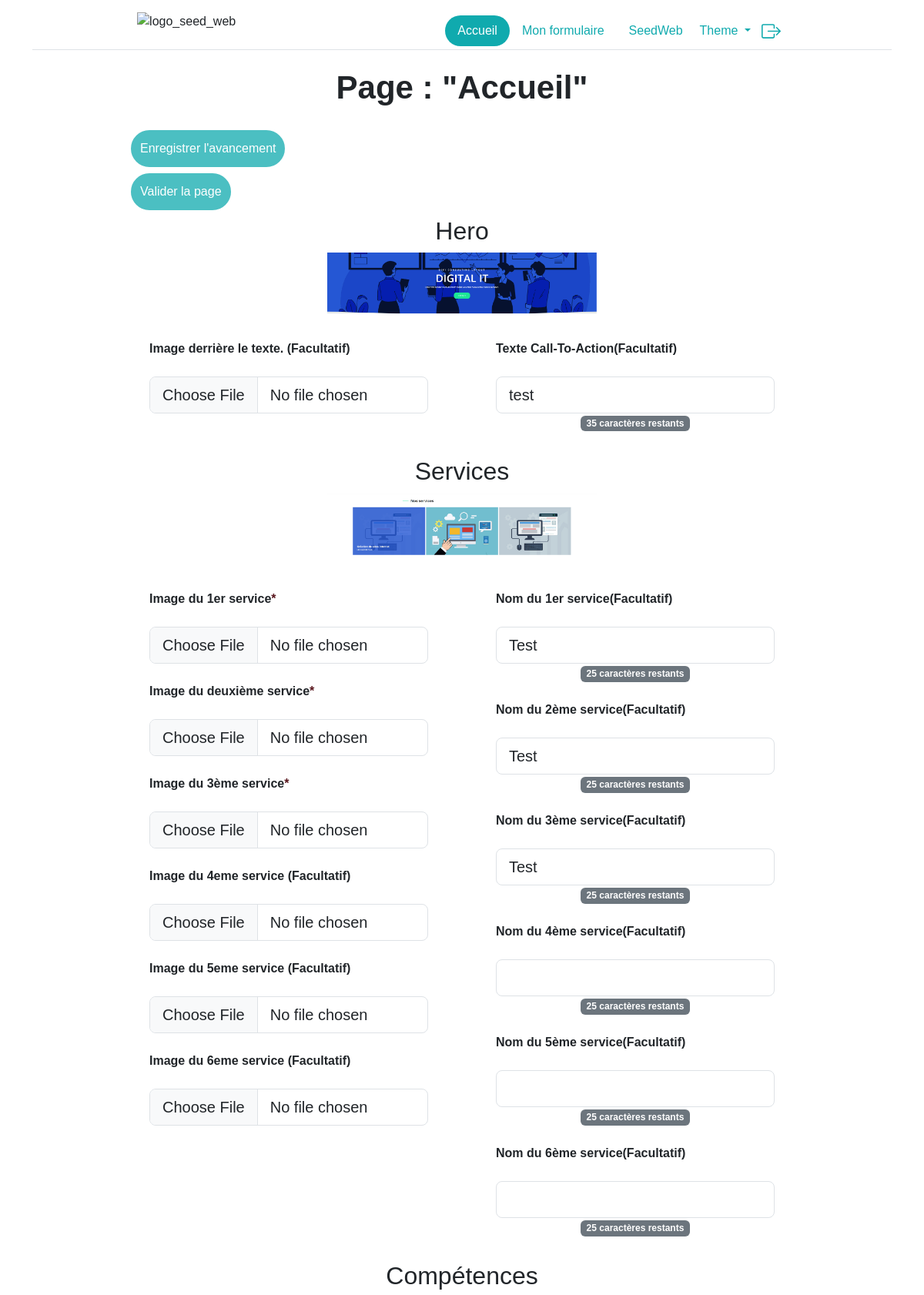
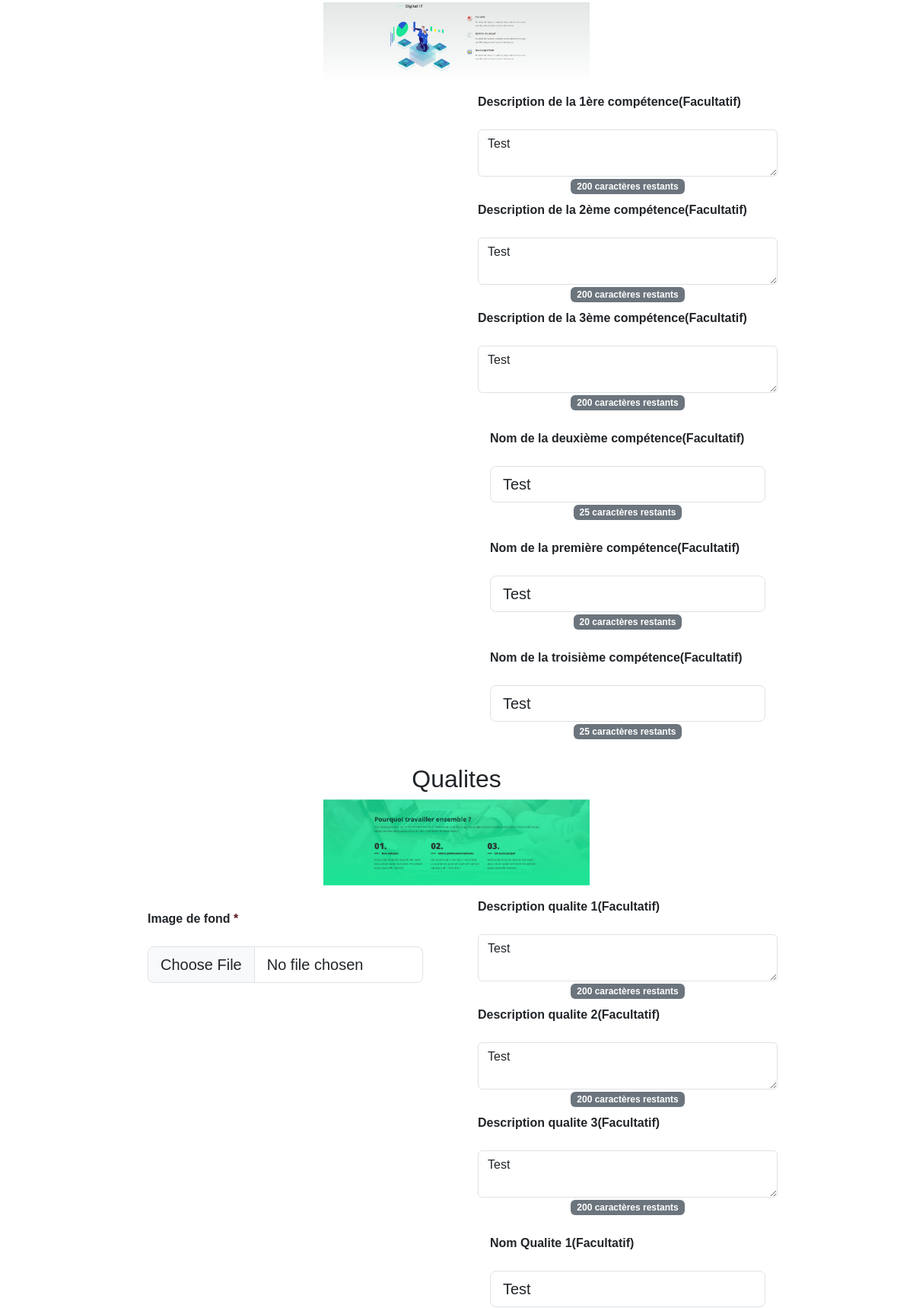
/mes_formulaires/index.php (signed in, upper part), run on the app's committed database (2 pictures, top to bottom).
### tables this page shows
CREATE TABLE `page` (
  `id` int(11) NOT NULL,
  `site_id` int(11) NOT NULL,
  `nom` varchar(255) NOT NULL
);

CREATE TABLE `section` (
  `id` int(11) NOT NULL,
  `nom` varchar(255) NOT NULL
);

CREATE TABLE `image` (
  `id` int(11) NOT NULL,
  `section_id` int(11) NOT NULL,
  `page_id` int(11) NOT NULL,
  `nom` varchar(255) NOT NULL,
  `path` varchar(255) NOT NULL,
  `description` varchar(35) DEFAULT NULL,
  `facultatif` tinyint(1) NOT NULL
);

CREATE TABLE `texte` (
  `id` int(11) NOT NULL,
  `section_id` int(11) NOT NULL,
  `page_id` int(11) NOT NULL,
  `nom` varchar(255) NOT NULL,
  `contenu` text NOT NULL,
  `taille` int(4) NOT NULL,
  `facultatif` tinyint(1) NOT NULL
);

### mes_formulaires/index.php (the view, shortened to what this page needs)
<?php
include("../config/dbconnection.php");
    ?>
<!DOCTYPE HTML>
<html lang="fr" data-bs-theme="<?=$_SESSION["theme"]?>">
    <head>
        <link href="https://cdn.jsdelivr.net/npm/bootstrap@5.3.0-alpha1/dist/css/bootstrap.min.css" rel="stylesheet">
        <link rel="stylesheet" href="../css/style.css">
    </head>
    <body class="text-center w-100 m-auto">
<?php
include("../includes/header.php");
if(isset($_SESSION["role"])){
    if($_SESSION["role"] == "client"){
        $id = $_SESSION["id_client"];
        $req_site = $db->query("SELECT * FROM site where client_id = '$id'");
        $req_section = $db->query("SELECT * FROM section");
        $data_section = $req_section->fetchAll();
        $data_site = $req_site->fetch();
        $id_site = $data_site["id"];
        $id_modele = $data_site["modele_id"];
        $req_modele = $db->query("SELECT nom FROM modele where id = '$id_modele'");
        $data_modele = $req_modele->fetch();
        $req_page = $db->query("SELECT * FROM page where site_id = '$id_site'");
        $data_page = $req_page->fetchAll();
        $page = $data_page[$_GET["page"]];
        ?>
        <form method="POST" action="" enctype='multipart/form-data'>
            <div  class="row w-75 mr-12-5 ml-12-5">
                <div class="col w-50">
                    <h1 class="text-center">Page : "<?=$page['nom']?>"</h1>
                    <div class="opacity-75">
                        <div class="m-2 text-center">
                            <input type="submit" name="save_state" value="Enregistrer l'avancement" class="p-2 border_white color_white nav-link bgSeed rounded-pill w-auto">
                        </div>
                        <div class="m-2 text-center">
                            <input type="submit" name="save_page" value="Valider la page" class="p-2 border_white color_white nav-link bgSeed rounded-pill w-auto">
                        </div>
                    </div>
                </div>
        <?php
        foreach($data_section as $section){
            $id_section = $section["id"];
            $id=$page["id"];
            $nom_section = $section['nom'];
            $req_image = $db->query("SELECT * FROM image where page_id = '$id' and section_id = '$id_section' order by nom");
            $req_texte = $db->query("SELECT * FROM texte where page_id = '$id' and section_id = '$id_section' order by nom");
            $data_image = $req_image->fetchAll();
            $data_texte = $req_texte->fetchAll();
            if(!empty($data_image) or !empty($data_texte)){
                $array_space = array(" ");
                $nom_page = str_replace($array_space, "-", $page["nom"]);
                $nom_section2 = str_replace($array_space, "-", $section["nom"]);
                $src_img = strtolower("../img/".$data_modele["nom"]. "_". $nom_page . "_". $nom_section2 . ".png");
                ?>
                <h2 class="text-center"><?=$nom_section?></h2>
                <div class="w-100 text-center">
                    <img src="<?=$src_img?>"  style="max-width: 40%; height: auto;" alt="Image_section_<?=$section["nom"]?>">
                </div>
                <div class="w-50 m-2 col">
                <?php
                foreach($data_image as $image){
                    $nomImg = $image['nom'];
                    $description = $image["description"];
                    $facultatif = "Non";
                    if($image['facultatif'] == true){$facultatif = "Oui";}
                ?>
                    <div class="m-4">
                        <p class="text-start "><label for="formFileLg" class="form-label fw-bold"><?php if(empty($description)){echo $nomImg;}else{echo $description;}; if($facultatif == "Non"){echo "<span class=\"text-danger-emphasis\">*</span>";}else{echo "<span> (Facultatif)</span>";}?></label></p>
                        <input class="form-control form-control-lg" id="formFileLg" idImage="<?=$image["id"]?>" name="<?=$nomImg?>" accept=".jpeg,.pdf,.png,.jpg,.svg,.webp,.gif" type="file"/>
                    </div>
<?php
                    }
?>
                </div>
                <div class="w-50 m-2 col" >
<?php
                foreach($data_texte as $texte){
                    $contenu = $texte["contenu"];
                    $array_space = array(" ");
                    $nomTxt2 = $texte["nom"];
                    $nomTxt = str_replace($array_space, "-", $texte['nom']);
                    $facultatif_txt = "Non";
                    if($texte['facultatif'] == true){$facultatif_txt = "Oui";}
                    if($texte["taille"] < 100){
                ?>
                    <div class="m-4">
                        <p class="text-start "><label for="" class="form-label fw-bold"><?php echo $nomTxt2; if($facultatif_txt == "Non"){echo "<span class=\"text-danger-emphasis\">*</span>";}else{echo "<span>(Facultatif)</span>";}?></label></p>
                        <input class="form-control form-control-lg input_counter" value="<?=$contenu?>" id="formFileLg" idTexte="<?=$texte["id"]?>" maxlength="<?=$texte["taille"]?>" name="<?=$nomTxt?>" type="text" >
                        <span class="counter badge bg-secondary" id="span_counter_input<?=$texte["id"]?>" ><?=$texte["taille"]?> caractères restants</span>
                    </div>
                <?php
                    } else {
                ?>
                    <div class="m-2">
                        <p class="text-start "><label class="form-label fw-bold"><?php echo $nomTxt2; if($facultatif_txt == "Non"){echo "<span class=\"text-danger-emphasis\">*</span>";}else{echo "<span>(Facultatif)</span>";}?></label></p>
                        <textarea class="form-control input_counter" idTexte="<?=$texte["id"]?>" maxlength="<?=$texte["taille"]?>" name="<?=$nomTxt?>" id="floatingTextarea"><?=$contenu?></textarea>
                        <span class="counter badge bg-secondary" id="span_counter_input<?=$texte["id"]?>" ><?=$texte["taille"]?> caractères restants</span>
                    </div>
                <?php
                    }
                    }
            ?>
                </div>
            <?php
        }
    }
?>
                </div>
            </form>
        <?php
}else{
?>
<h1>Pas d'autorisation pour accéder à cette page.</h1>
<?php
}}
    include("../includes/layout_bottom.php");
?>

### includes/header.php (shortened to what this page needs)
<?php
if(isset($_SESSION['role'])){
    if($_SESSION["role"] == "admin"){
    ?>
            <div class="container">
                <div class="d-flex justify-content-around align-items-center pt-3 mb-4 border-bottom">
                        <div>
                            <a href="../accueil/" class="d-flex align-items-center mb-3 mb-md-0 me-md-auto text-dark text-decoration-none">
                                <img class="mb-4" style="max-width: 150px;"src="https://seedweb.fr/wp-content/uploads/2022/12/Logo-seedweb-rectangle.png.webp" alt="logo_seed_web" >
                            </a>
                        </div>
                    <ul class="nav nav-pills">
                        <li class="nav-item"><a href="../accueil/" class="active nav-link bgSeed rounded-pill" aria-current="page">Accueil</a></li>
                        <li class="nav-item "><a href="../clients/" class="nav-link color_seedWeb">Clients</a></li>
                        <li class="nav-item "><a href="../modeles/" class="nav-link color_seedWeb">Modèles</a></li>
                        <li class="nav-item "><a href="../sites/" class="nav-link color_seedWeb">Sites</a></li>
                        <li class="nav-item "><a href="../sections/" class="nav-link color_seedWeb">Sections</a></li>
                        <li class="nav-item "><a href="../formulaire/" class="nav-link color_seedWeb">Notification</a></li>
                        <li>
                            <div class="dropdown">
                                <button class="btn btn-secondary dropdown-toggle" type="button" data-bs-toggle="dropdown" aria-expanded="false">
                                    Theme
                                </button>
                                <ul class="dropdown-menu">
                                    <form method="POST">
                                        <li><input type="submit" name="dark" class="dropdown-item" value="Dark"/></li>
                                        <li><input type="submit" name="light" class="dropdown-item" value="Light"/></li>
                                    </form>
                                </ul>
                            </div>
                        </li>
                        <a href="./index.php?unco=1">
                            <li class="m-2">
                                <svg xmlns="http://www.w3.org/2000/svg" width="16" height="16" fill="#10aaae" class="bi bi-box-arrow-right" viewBox="0 0 16 16">
                                    <path fill-rule="evenodd" d="M10 12.5a.5.5 0 0 1-.5.5h-8a.5.5 0 0 1-.5-.5v-9a.5.5 0 0 1 .5-.5h8a.5.5 0 0 1 .5.5v2a.5.5 0 0 0 1 0v-2A1.5 1.5 0 0 0 9.5 2h-8A1.5 1.5 0 0 0 0 3.5v9A1.5 1.5 0 0 0 1.5 14h8a1.5 1.5 0 0 0 1.5-1.5v-2a.5.5 0 0 0-1 0v2z"/>
                                    <path fill-rule="evenodd" d="M15.854 8.354a.5.5 0 0 0 0-.708l-3-3a.5.5 0 0 0-.708.708L14.293 7.5H5.5a.5.5 0 0 0 0 1h8.793l-2.147 2.146a.5.5 0 0 0 .708.708l3-3z"/>
                                </svg>
                            </li>
                        </a>
                    </ul>
                </div>
            </div>
    <?php
    }else if($_SESSION["role"] == "client"){
    ?>
            <div class="container">
                <div class="d-flex justify-content-around align-items-center pt-3 mb-4 border-bottom">
                    <div>
                        <a href="../accueil/" class="d-flex align-items-center mb-3 mb-md-0 me-md-auto text-dark text-decoration-none">
                            <img class="mb-4" style="max-width: 150px;"src="https://seedweb.fr/wp-content/uploads/2022/12/Logo-seedweb-rectangle.png.webp" alt="logo_seed_web" >
                        </a>
                    </div>
                    <ul class="nav nav-pills align-items-center">
                        <li class="nav-item"><a href="../accueil/" class="nav-link active bgSeed rounded-pill" aria-current="page">Accueil</a></li>
                        <li class="nav-item color_seedWeb"><a href="../mes_formulaires/" class="nav-link color_seedWeb">Mon formulaire</a></li>
                        <li class="nav-item color_seedWeb"><a href="https://seedweb.fr/" class="nav-link color_seedWeb">SeedWeb</a></li>
                        <li>
                            <div class="dropdown">
                                <button class="color_seedWebH dropdown-toggle color_seedWeb bg-transparent" style="border: none;" type="button" data-bs-toggle="dropdown" aria-expanded="false">
                                    Theme
                                </button>
                            </div>
                        </li>
                        <a href="./index.php?unco=1">
                            <li class="m-2">
                            </li>
                        </a>
                    </ul>
                </div>
            </div>
    <?php
}}
?>

### includes/layout_bottom.php (shortened to what this page needs)
    </body>
</html>

### css/style.css (style rules this page uses)
.color_seedWeb { color: #10aaae; }
.color_white { color: #FFFFFF; }
.border_white { border: 4px solid #10aaae; }
* { font-family: 'Nunito', sans-serif; }
h1 { font-family: 'Nunito', sans-serif; }
.mr-12-5 { margin-right: 12.5%; }
.ml-12-5 { margin-left: 12.5%; }
.bgSeed { background-color: #10aaae !important; }
h1 { font-size: 42px; font-weight: 600; margin: 0 0 30px; }
* { box-sizing: border-box; }

### data on the page
page: nom "Accueil"
section: nom "Hero", shows a picture
image: description "Image derrière le texte.", facultatif "(Facultatif)"
texte: nom "Texte Call-To-Action", facultatif "(Facultatif)", contenu "test", taille "35"
section: nom "Services", shows a picture
image: description "Image du 1er service"
image: description "Image du deuxième service"
image: description "Image du 3ème service"
image: description "Image du 4eme service", facultatif "(Facultatif)"
image: description "Image du 5eme service", facultatif "(Facultatif)"
image: description "Image du 6eme service", facultatif "(Facultatif)"
texte: nom "Nom du 1er service", facultatif "(Facultatif)", contenu "Test", taille "25"
texte: nom "Nom du 2ème service", facultatif "(Facultatif)", contenu "Test", taille "25"
texte: nom "Nom du 3ème service", facultatif "(Facultatif)", contenu "Test", taille "25"
texte: nom "Nom du 4ème service", facultatif "(Facultatif)", taille "25"
texte: nom "Nom du 5ème service", facultatif "(Facultatif)", taille "25"
texte: nom "Nom du 6ème service", facultatif "(Facultatif)", taille "25"
section: nom "Compétences", shows a picture
texte: nom "Description de la 1ère compétence", facultatif "(Facultatif)", id+taille+nom "Test", taille "200"
texte: nom "Description de la 2ème compétence", facultatif "(Facultatif)", id+taille+nom "Test", taille "200"
texte: nom "Description de la 3ème compétence", facultatif "(Facultatif)", id+taille+nom "Test", taille "200"
texte: nom "Nom de la deuxième compétence", facultatif "(Facultatif)", contenu "Test", taille "25"
texte: nom "Nom de la première compétence", facultatif "(Facultatif)", contenu "Test", taille "20"
texte: nom "Nom de la troisième compétence", facultatif "(Facultatif)", contenu "Test", taille "25"
section: nom "Qualites", shows a picture
image: description "Image de fond"
texte: nom "Description qualite 1", facultatif "(Facultatif)", id+taille+nom "Test", taille "200"
texte: nom "Description qualite 2", facultatif "(Facultatif)", id+taille+nom "Test", taille "200"
texte: nom "Description qualite 3", facultatif "(Facultatif)", id+taille+nom "Test", taille "200"
texte: nom "Nom Qualite 1", facultatif "(Facultatif)", contenu "Test"
